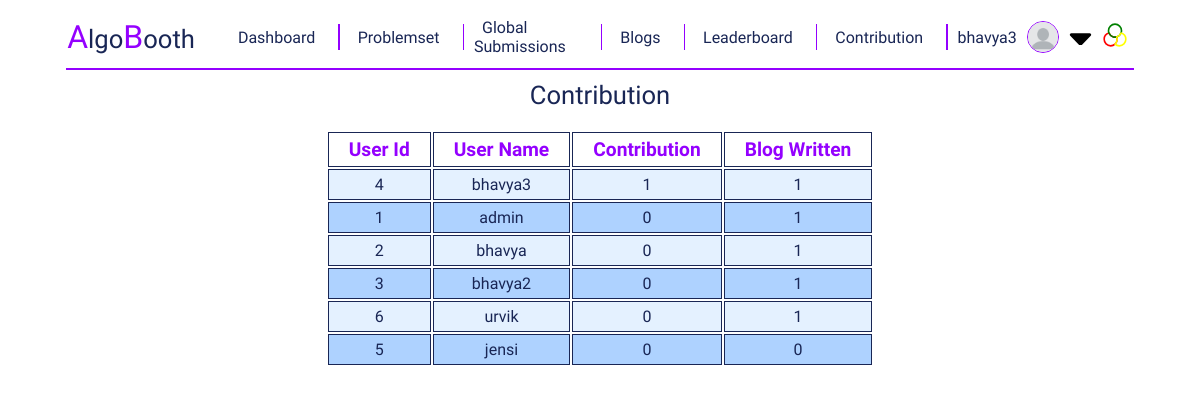
The app's page /problem/contribution (signed in), older data.
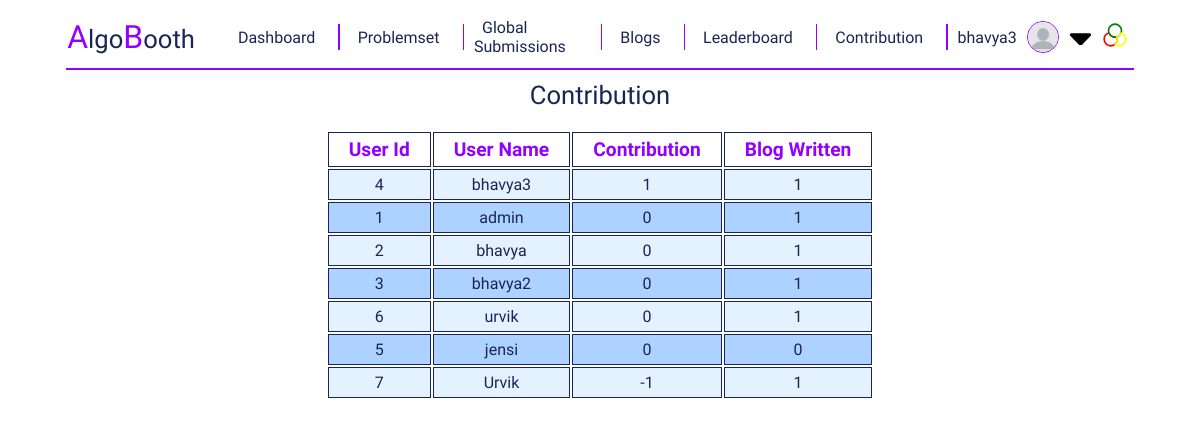
The same page, newer data.
### register/models.py (models this page shows)
class CustomUser(AbstractUser):
    country = models.CharField(max_length=100,blank=True, null=True)
    university_name = models.CharField(max_length=100,blank=True, null=True)
    profile_image = models.ImageField(upload_to='profile_image/', blank=True, null=True,default='profile_image/blank-profile-picture.png')

### problemPage/views.py (the view)
# urls.py: path('contribution' , contribution , name = "contribution_page"),
def contribution(request) :
    users = CustomUser.objects.all()
    data = []
    for user in users :
        user_name = user
        user_id = user.id
        blogs = Blog.objects.filter(author = user_name)
        blog_count = blogs.count()
        contribution = 0
        for blog in blogs :
            contribution += Like.objects.filter(blog=blog).count()
            contribution -= Dislike.objects.filter(blog=blog).count()
        data.append({
            "name" : user_name,
            "id" : user_id,
            "contribution" : contribution,
            "blogs" : blog_count
        })
    data = sorted(data , key = lambda x : (-x['contribution'] , -x['blogs']))
    return render(request , "contribution_page.html" , {'data' : data})

### problemPage/templates/contribution_page.html (shortened to what this page needs)
{% extends "base.html" %}
{% load static %}
{% block add_css_file %}
    <link href='{% static "styles/standing_page.css" %}' rel="stylesheet">
{% endblock add_css_file %}
{% block content %}
    <div id = "standing-container">
        <div id = "header">
            Contribution
        </div>
        <div id = "standing-header" class = "submission-div">
            <table>
                <thead>
                    <th>User Id</th>
                    <th>User Name</th>
                    <th>Contribution</th>
                    <th>Blog Written</th>
                </thead>
                <tbody>
                    {% for row in data %}
                        <tr>
                            <td>{{row.id}}</td>
                            <td>{{row.name}}</td>
                            <td>{{row.contribution}}</td>
                            <td>{{row.blogs}}</td>
                        </tr>
                    {% endfor %}
                </tbody>
            </table>
        </div>
    </div>
{% endblock content %}

### templates/base.html (shortened to what this page needs)
<!DOCTYPE html>
<html lang="en">
    <head>
        {% load static %}
        <link href='{% static "styles/base.css" %}' rel="stylesheet">
        <link href='{% static "styles/toast.css" %}' rel="stylesheet">
        {% block add_css_file %}{% endblock add_css_file %}
    </head>
    <body>
        <div id = "root">
            <div id = "navbar">
                <div id = "logo">
                    <span class = "special-char">A</span>lgo<span class = "special-char">B</span>ooth
                </div>
                <div id = "nav-item-div">
                    <div class = "nav-item">
                        <a href="{% url "dashboard" %}">Dashboard</a>
                    </div>
                    <div class = "nav-item">
                        <a href="{% url "problem_page" %}">Problemset</a>
                    </div>
                    <div class = "nav-item">
                        <a href="{% url "global_submissions" %}">Global Submissions</a>
                    </div>
                    <div class = "nav-item">
                        <a href="{% url "blog_page" %}">Blogs</a>
                    </div>
                    <div class = "nav-item">
                        <a href="{% url "standing_page" %}">Leaderboard</a>
                    </div>
                    <div class = "nav-item">
                        <a href="{% url "contribution_page" %}">Contribution</a>
                    </div>
                    {% if user.is_authenticated %}
                    <div class = "nav-item">
                        <div id = "my-select">
                            {{user}}
                            <img id = "profile-picture-nav" src="{{user.profile_image.url}}" alt="">
                            <img class = "icons" id = "drop-icon" src={% static "icons/drop.svg" %} alt="drop">
                        </div>
                    </div>
                    {%else%}
                    <div class = "vertical-line"></div>
                    <div class = "nav-item">
                        <a href="{% url "login" %}">Login</a>
                    </div>
                    {%endif%}
            </div>
            <div title = "Change Theme" class = "nav-item" id = "change-theme">
                <img class = "icons" src="{% static "icons/theme.svg" %}" alt="">
            </div>
            </div>
            <div class = "horizontal-line">
            </div>
            <div id = "container">
                {% block content %}{% endblock content %}
            </div>
        </div>
    </body>
</html>

Row changes from the older to the newer data that the page shows:
added CustomUser: id "7", name "Urvik", contribution "-1", blogs "1"
